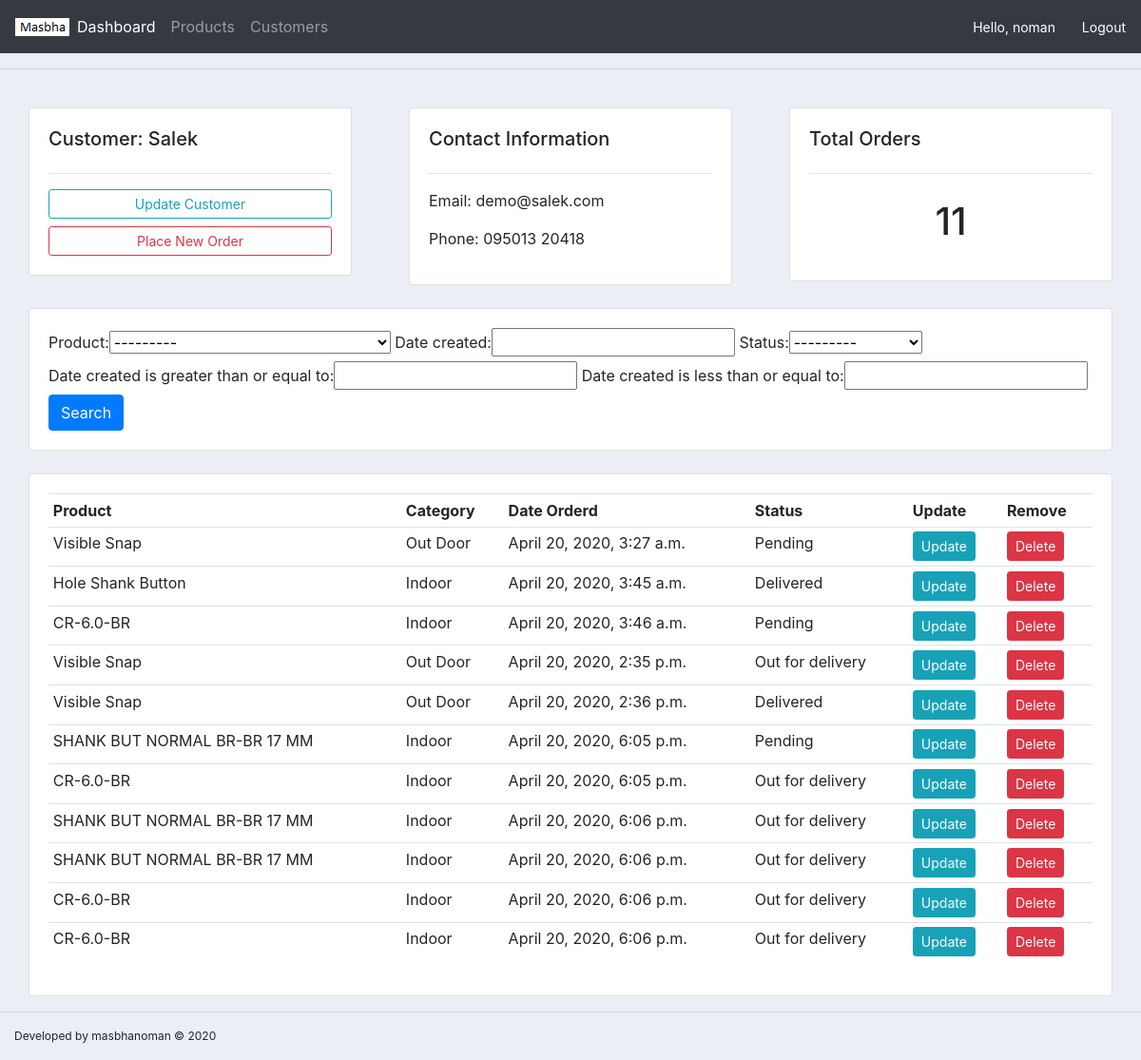
Page /customer/1/ (signed in) on the committed database.
### accounts/models.py (models this page shows, shortened)
class Customer(models.Model):
	name = models.CharField(max_length = 200, null=True)
	phone = models.CharField(max_length = 200, null=True)
	email = models.CharField(max_length = 200, null=True)
	date_created = models.DateTimeField(auto_now_add = True, null=True)

class Order(models.Model):
	STATUS = [('Pending', 'Press'),
		('Out for delivery', 'Out for delivery'),
		('Delivered', 'Delivered'),
	]
	customer = models.ForeignKey(Customer, null = True, on_delete = models.SET_NULL)
	product = models.ForeignKey(Product, null = True, on_delete = models.SET_NULL)
	date_created = models.DateTimeField(auto_now_add = True, null=True)
	status = models.CharField(max_length = 200, null = True, choices = STATUS)

class Product(models.Model):
	CATEGORY = [('Indoor', 'Indoor'),
		('Out Door', 'Out Door'),
	]
	name = models.CharField(max_length = 200, null = True)
	price = models.FloatField(max_length = 200, null = True)
	category = models.CharField(max_length = 200, null = True, choices = CATEGORY)
	description = models.CharField(max_length = 200, null = True, blank=True)
	date_created = models.DateTimeField(auto_now_add = True, null=True)
	tags = models.ManyToManyField(Tag, null = True, blank=True)
	def __str__(self):
		return self.name

### accounts/views.py (the view)
# urls.py: path('customer/<str:customer_id>/', views.customer, name='customer_page'),
@login_required(login_url='login_page')
def customer(request,customer_id):
	customer = Customer.objects.get(id=customer_id)
	total_orders = customer.order_set.all().count()
	orders = customer.order_set.all()
	my_filter = OrderFilter(request.GET, queryset=orders)
	orders = my_filter.qs
	context = {'customer':customer, 'orders':orders, 'total_orders':total_orders, 'my_filter':my_filter}
	return render(request, 'accounts/customer.html', context)

### accounts/templates/accounts/customer.html
{% extends 'accounts/main.html' %}
{% block content %}
	<br>
<div class="row">
	<div class="col">
	<div class="col-md">
		<div class="card card-body">
			<h5>Customer: {{customer.name}}</h5>
			<hr>
			<a class="btn btn-outline-info  btn-sm btn-block" href="">Update Customer</a>
			<a class="btn btn-outline-danger  btn-sm btn-block" href="{% url 'create_order_page' customer.id %}">Place New Order</a>
		</div>
	</div>
	</div>
	<div class="col">
	<div class="col-md">
		<div class="card card-body">
			<h5>Contact Information</h5>
			<hr>
			<p>Email: {{customer.email}}</p>
			<p>Phone: {{customer.phone}}</p>
		</div>
	</div>
	</div>
	<div class="col">
	<div class="col-md">
		<div class="card card-body">
			<h5>Total Orders</h5>
			<hr>
			<h1 style="text-align: center;padding: 10px">{{total_orders}}</h1>
		</div>
	</div>
	</div>
</div>
<br>
<div class="row">
	<div class="col">
	<div class="col-md">
		<div class="card card-body">
			<form method="get">
			{{my_filter.form}}
		    <button class="btn btn-primary" type="submit">Search</button>
		  </form>
		</div>
	</div>
	</div>
</div>
<br>
<div class="row">
	<div class="col">
	<div class="col-md">
		<div class="card card-body">
			<table class="table table-sm">
				<tr>
					<th>Product</th>
					<th>Category</th>
					<th>Date Orderd</th>
					<th>Status</th>
					<th>Update</th>
					<th>Remove</th>
				</tr>
				{% for order in orders %}
				<tr>
					<td>{{order.product.name}}</td>
					<td>{{order.product.category}}</td>
					<td>{{order.date_created}}</td>
					<td>{{order.status}}</td>
					<td><a class="btn btn-sm btn-info" href="{% url 'update_order_page' order.id %}">Update</a></td>
						<td><a class="btn btn-sm btn-danger" href="{% url 'delete_order_page' order.id %}">Delete</a></td>
				</tr>
				{% endfor %}
			</table>
		</div>
	</div>
	</div>
</div>
{% endblock %}

### accounts/templates/accounts/navbar.html (shortened to what this page needs)
{% load static %}
<nav class="navbar navbar-expand-lg navbar-dark bg-dark">
  <img src="{% static 'images/logo.png' %}">
  <div class="collapse navbar-collapse" id="navbarNav">
    <ul class="navbar-nav">
      <li class="nav-item active">
        <a class="nav-link" href="{% url 'home' %}">Dashboard <span class="sr-only">(current)</span></a>
      </li>
      <li class="nav-item">
        <a class="nav-link" href="{% url 'product_page' %}">Products</a>
      </li>
      <li class="nav-item">
        <a class="nav-link" href="{% url 'customer_page' 1 %}">Customers</a>
      </li>
    </ul>
  </div>
  <span style="font-size: 14px; color: #fff; margin-right: 2%">Hello,  {{ request.user }}</span> &nbsp
  <span><a style="font-size: 14px; color: #fff; margin-right: 2%" href="{% url 'logout_page' %}">Logout</a></span>
</nav>

### static/css/main.css (style rules this page uses)
body { background-color: #ebeff5; }

### rows in the picture
Customer: name "Salek", email "demo@salek.com", phone "095013 20418"
Order: product.name "Visible Snap", product.category "Out Door", date_created "April 20, 2020, 3:27 a.m.", status "Pending"
Order: product.name "Hole Shank Button", product.category "Indoor", date_created "April 20, 2020, 3:45 a.m.", status "Delivered"
Order: product.name "CR-6.0-BR", product.category "Indoor", date_created "April 20, 2020, 3:46 a.m.", status "Pending"
Order: product.name "Visible Snap", product.category "Out Door", date_created "April 20, 2020, 2:35 p.m.", status "Out for delivery"
Order: product.name "Visible Snap", product.category "Out Door", date_created "April 20, 2020, 2:36 p.m.", status "Delivered"
Order: product.name "SHANK BUT NORMAL BR-BR 17 MM", product.category "Indoor", date_created "April 20, 2020, 6:05 p.m.", status "Pending"
Order: product.name "CR-6.0-BR", product.category "Indoor", date_created "April 20, 2020, 6:05 p.m.", status "Out for delivery"
Order: product.name "SHANK BUT NORMAL BR-BR 17 MM", product.category "Indoor", date_created "April 20, 2020, 6:06 p.m.", status "Out for delivery"
Order: product.name "SHANK BUT NORMAL BR-BR 17 MM", product.category "Indoor", date_created "April 20, 2020, 6:06 p.m.", status "Out for delivery"
Order: product.name "CR-6.0-BR", product.category "Indoor", date_created "April 20, 2020, 6:06 p.m.", status "Out for delivery"
Order: product.name "CR-6.0-BR", product.category "Indoor", date_created "April 20, 2020, 6:06 p.m.", status "Out for delivery"

### other values in the picture
{{ request.user }} "noman"
{{ total_orders }} "11"
